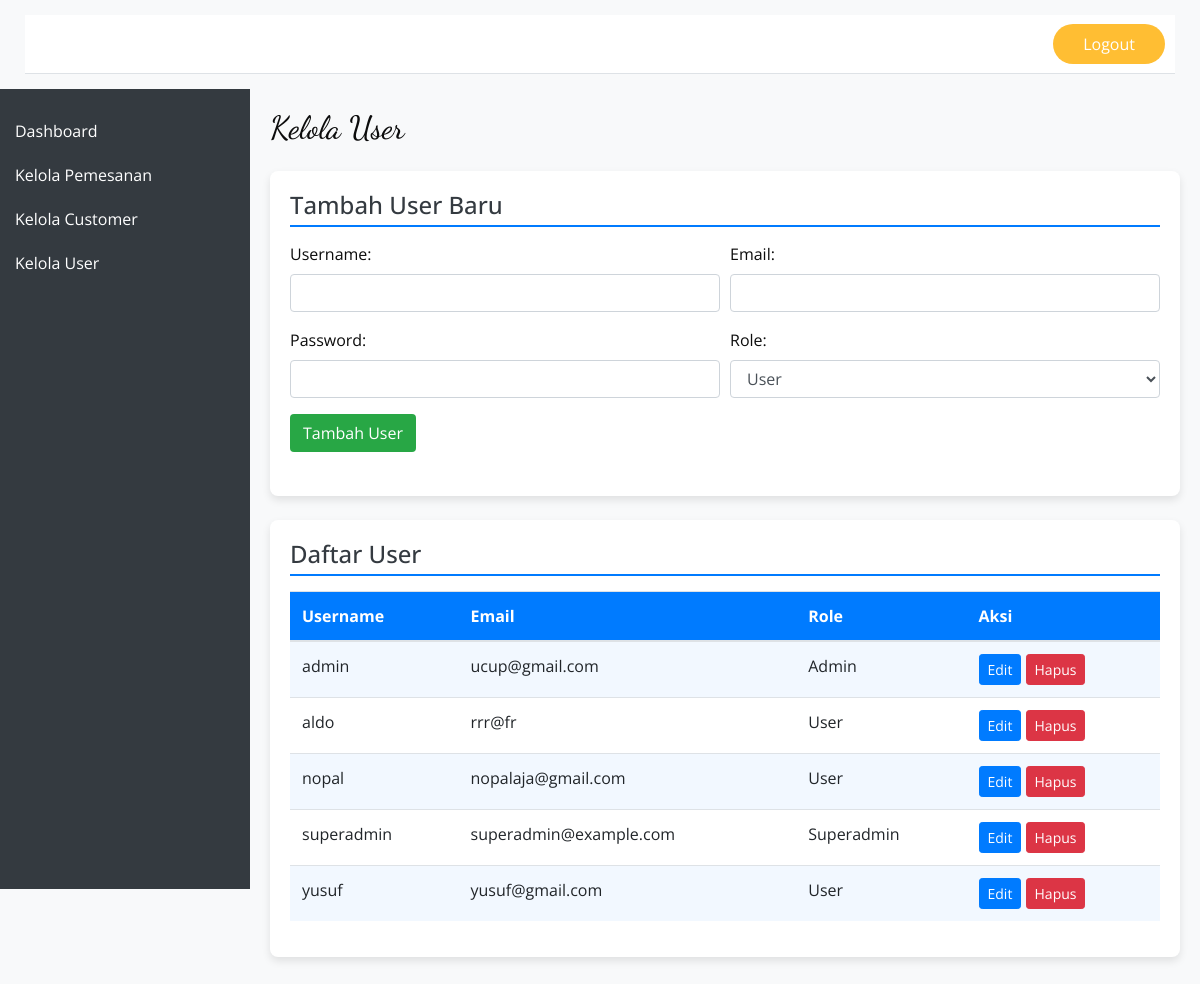
The app's page /admin/kelola_user.php (signed in) with its own data.
### tables this page shows
CREATE TABLE `user` (
  `username` varchar(100) NOT NULL,
  `email` varchar(100) NOT NULL,
  `password` varchar(255) NOT NULL,
  `role` enum('superadmin','admin','user') NOT NULL DEFAULT 'user'
);

### admin/kelola_user.php (the view, shortened to what this page needs)
<?php
include '../koneksiDB.php';
$username_logged_in = htmlspecialchars($_SESSION['username']);
$role_logged_in = htmlspecialchars($_SESSION['role']);
$sql = "SELECT username, email, role FROM user ORDER BY username ASC";
$result = $conn->query($sql);
$users = [];
if ($result->num_rows > 0) {
    while ($row = $result->fetch_assoc()) {
        $users[] = $row;
    }
}
?>
<!DOCTYPE html>
<html lang="en">
<head>
    <link rel="stylesheet" type="text/css" href="../css/bootstrap.css" />
    <link href="../css/font-awesome.min.css" rel="stylesheet" />
    <link href="../css/style.css" rel="stylesheet" />
    <link href="../css/responsive.css" rel="stylesheet" />
</head>
<body class="sub_page">
    <div class="hero_area">
        <header class="header_section">
            <div class="container-fluid">
                <nav class="navbar navbar-expand-lg custom_nav-container ">
                    <a class="navbar-brand" href="dashboard_admin.php">
                        <span>SCC Admin</span>
                    </a>
                    <div class="collapse navbar-collapse" id="navbarSupportedContent">
                        <div class="user_option">
                            <a href="#" class="user_link">
                                <i class="fa fa-user" aria-hidden="true"></i> <?php echo $username_logged_in; ?> (<?php echo ucfirst($role_logged_in); ?>)
                            </a>
                            <a href="../logout.php" class="order_online">
                                Logout
                            </a>
                        </div>
                    </div>
                </nav>
            </div>
        </header>
    </div>
    <div class="wrapper">
        <nav id="sidebar" class="sidebar">
            <ul class="list-unstyled components">
                <li><a href="dashboard_admin.php">Dashboard</a></li>
                <li><a href="kelola_pemesanan.php">Kelola Pemesanan</a></li>
                <li><a href="kelola_customer.php">Kelola Customer</a></li>
                <?php if ($role_logged_in == 'superadmin'): ?>
                <li><a href="kelola_user.php">Kelola User</a></li>
                <?php endif; ?>
            </ul>
        </nav>
        <div id="content" class="content">
            <h2 class="mb-4">Kelola User</h2>
            <div class="info-section mt-4">
                <h4>Tambah User Baru</h4>
                <form action="kelola_user.php" method="POST" class="mb-4">
                    <div class="form-row">
                        <div class="form-group col-md-6">
                            <label for="username">Username:</label>
                            <input type="text" class="form-control" id="username" name="username" required>
                        </div>
                        <div class="form-group col-md-6">
                            <label for="email">Email:</label>
                            <input type="email" class="form-control" id="email" name="email" required>
                        </div>
                    </div>
                    <div class="form-row">
                        <div class="form-group col-md-6">
                            <label for="password">Password:</label>
                            <input type="password" class="form-control" id="password" name="password" required>
                        </div>
                        <div class="form-group col-md-6">
                            <label for="role">Role:</label>
                            <select class="form-control" id="role" name="role" required>
                                <option value="user">User</option>
                            </select>
                        </div>
                    </div>
                    <button type="submit" name="add_user" class="btn btn-custom-add">Tambah User</button>
                </form>
            </div>
            <div class="info-section mt-4">
                <h4>Daftar User</h4>
                <div class="table-responsive">
                    <table class="table table-striped table-hover">
                        <thead>
                            <tr>
                                <th>Username</th>
                                <th>Email</th>
                                <th>Role</th>
                                <th>Aksi</th>
                            </tr>
                        </thead>
                        <tbody>
                            <?php if (!empty($users)): ?>
                                <?php foreach ($users as $user): ?>
                                    <tr>
                                        <td><?php echo htmlspecialchars($user['username']); ?></td>
                                        <td><?php echo htmlspecialchars($user['email']); ?></td>
                                        <td><?php echo ucfirst(htmlspecialchars($user['role'])); ?></td>
                                        <td>
                                            <button class="btn btn-sm btn-primary edit-btn"
                                                    data-username="<?php echo htmlspecialchars($user['username']); ?>"
                                                    data-email="<?php echo htmlspecialchars($user['email']); ?>"
                                                    data-role="<?php echo htmlspecialchars($user['role']); ?>"
                                                    data-toggle="modal" data-target="#editUserModal">
                                                Edit
                                            </button>
                                            <a href="kelola_user.php?action=delete&username=<?php echo htmlspecialchars($user['username']); ?>"
                                               class="btn btn-sm btn-danger"
                                               onclick="return confirm('Apakah Anda yakin ingin menghapus user ini? Ini akan menghapus semua booking yang dibuat oleh user ini!');">
                                                Hapus
                                            </a>
                                        </td>
                                    </tr>
                                <?php endforeach; ?>
                            <?php else: ?>
                                <tr>
                                    <td colspan="4" class="text-center">Tidak ada data user.</td>
                                </tr>
                            <?php endif; ?>
                        </tbody>
                    </table>
                </div>
            </div>
        </div>
    </div>
</body>
</html>

### css/style.css (style rules this page uses)
body { font-family: "Open Sans", sans-serif; color: #0c0c0c; background-color: #ffffff; overflow-x: hidden; }
h1, h2 { font-family: 'Dancing Script', cursive; }
a, a:hover, a:focus { text-decoration: none; }
.btn, .btn:focus { outline: none !important; -webkit-box-shadow: none; box-shadow: none; }
.hero_area { position: relative; min-height: 100vh; display: -webkit-box; display: -ms-flexbox; display: flex; -webkit-box-orient: vertical; -webkit-box-direction: normal; -ms-flex-direction: column; flex-direction: column; }
.sub_page .hero_area { min-height: auto; }
.header_section { padding: 15px 0; }
.header_section .container-fluid { padding-right: 25px; padding-left: 25px; }
.navbar-brand { font-family: 'Dancing Script', cursive; }
.navbar-brand span { font-weight: bold; font-size: 32px; color: #ffffff; }
.custom_nav-container { padding: 0; }
.user_option { display: -webkit-box; display: -ms-flexbox; display: flex; -webkit-box-align: center; -ms-flex-align: center; align-items: center; }
.user_option a { margin: 0 10px; }
.user_option .user_link { color: #ffffff; }
.user_option .order_online { display: inline-block; padding: 8px 30px; background-color: #ffbe33; color: #ffffff; border-radius: 45px; -webkit-transition: all 0.3s; transition: all 0.3s; border: none; }

### admin/kelola_user.php (style rules this page uses)
body { background-color: #f8f9fa; }
.wrapper { display: flex; }
.sidebar { width: 250px; height: 100vh; background-color: #343a40; padding-top: 20px; color: white; position: fixed; }
.sidebar a { color: white; padding: 10px 15px; text-decoration: none; display: block; }
.content { flex-grow: 1; padding: 20px; margin-left: 250px; }
.navbar { background-color: #ffffff; border-bottom: 1px solid #dee2e6; }
.info-section { background-color: #ffffff; border-radius: 8px; box-shadow: 0 4px 8px rgba(0,0,0,0.1); padding: 20px; margin-bottom: 20px; }
.info-section h4 { color: #343a40; margin-bottom: 15px; border-bottom: 2px solid #007bff; padding-bottom: 5px; }
.table thead th { background-color: #007bff; color: white; }
.table-striped tbody tr:nth-of-type(odd) { background-color: rgba(0, 123, 255, 0.05); }
.btn-custom-add { background-color: #28a745; color: white; }

### records on screen
user: username "admin", email "ucup@gmail.com", role "Admin"
user: username "aldo", email "rrr@fr", role "User"
user: username "nopal", email "nopalaja@gmail.com", role "User"
user: username "superadmin", email "superadmin@example.com", role "Superadmin"
user: username "yusuf", email "yusuf@gmail.com", role "User"
